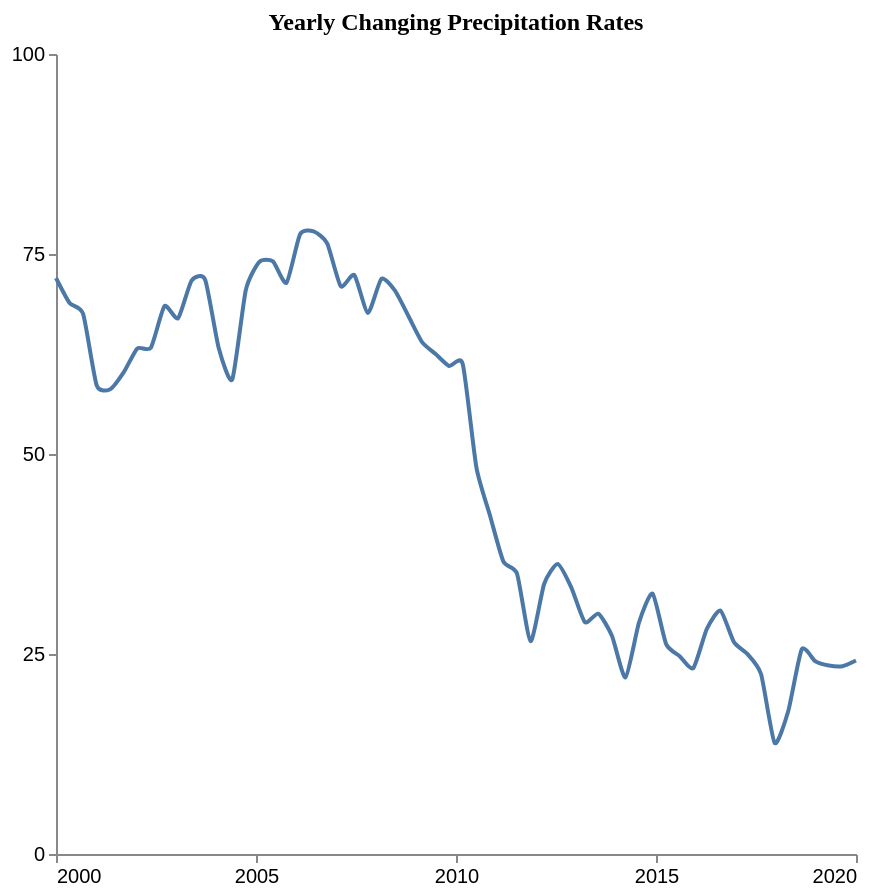

Express this chart as Vega-Lite.
### Vega-Lite specification from a JSON file in a GitHub repository (floating-point values rounded to 4 significant figures)
{"$schema": "https://vega.github.io/schema/vega-lite/v5.json", "description": "Pattern: uniform", "data": {"values": [{"X": 2000.0, "Y": 72.0}, {"X": 2000.0, "Y": 68.88}, {"X": 2001.0, "Y": 67.51}, {"X": 2001.0, "Y": 58.59}, {"X": 2001.0, "Y": 58.1}, {"X": 2002.0, "Y": 60.22}, {"X": 2002.0, "Y": 63.19}, {"X": 2002.0, "Y": 63.29}, {"X": 2003.0, "Y": 68.48}, {"X": 2003.0, "Y": 66.98}, {"X": 2003.0, "Y": 71.68}, {"X": 2004.0, "Y": 71.78}, {"X": 2004.0, "Y": 63.25}, {"X": 2004.0, "Y": 59.34}, {"X": 2005.0, "Y": 70.51}, {"X": 2005.0, "Y": 74.03}, {"X": 2005.0, "Y": 74.07}, {"X": 2006.0, "Y": 71.41}, {"X": 2006.0, "Y": 77.47}, {"X": 2006.0, "Y": 77.83}, {"X": 2007.0, "Y": 76.33}, {"X": 2007.0, "Y": 70.97}, {"X": 2007.0, "Y": 72.37}, {"X": 2008.0, "Y": 67.64}, {"X": 2008.0, "Y": 71.91}, {"X": 2008.0, "Y": 70.41}, {"X": 2009.0, "Y": 67.21}, {"X": 2009.0, "Y": 63.99}, {"X": 2009.0, "Y": 62.49}, {"X": 2010.0, "Y": 60.99}, {"X": 2010.0, "Y": 61.22}, {"X": 2011.0, "Y": 48.36}, {"X": 2011.0, "Y": 42.35}, {"X": 2011.0, "Y": 36.54}, {"X": 2012.0, "Y": 35.04}, {"X": 2012.0, "Y": 26.6}, {"X": 2012.0, "Y": 33.75}, {"X": 2013.0, "Y": 36.25}, {"X": 2013.0, "Y": 33.33}, {"X": 2013.0, "Y": 28.99}, {"X": 2014.0, "Y": 30.04}, {"X": 2014.0, "Y": 27.28}, {"X": 2014.0, "Y": 22.07}, {"X": 2015.0, "Y": 28.94}, {"X": 2015.0, "Y": 32.55}, {"X": 2015.0, "Y": 26.23}, {"X": 2016.0, "Y": 24.73}, {"X": 2016.0, "Y": 23.23}, {"X": 2016.0, "Y": 28.14}, {"X": 2017.0, "Y": 30.43}, {"X": 2017.0, "Y": 26.48}, {"X": 2017.0, "Y": 24.98}, {"X": 2018.0, "Y": 22.46}, {"X": 2018.0, "Y": 13.88}, {"X": 2018.0, "Y": 17.84}, {"X": 2019.0, "Y": 25.59}, {"X": 2019.0, "Y": 24.09}, {"X": 2019.0, "Y": 23.56}, {"X": 2020.0, "Y": 23.47}, {"X": 2020.0, "Y": 24.19}]}, "mark": {"type": "line", "interpolate": "cardinal", "tension": 0.4}, "encoding": {"x": {"field": "X", "type": "quantitative", "title": "", "axis": {"grid": false, "format": "d", "values": [2000, 2005, 2010, 2015, 2020], "tickSize": 4}, "scale": {"domain": [2000, 2020]}}, "y": {"field": "Y", "type": "quantitative", "title": "", "axis": {"grid": false, "format": "d", "values": [0, 25, 50, 75, 100], "tickSize": 4, "tickOpacity": 1}, "scale": {"domain": [0, 100]}}}, "title": {"text": "Yearly Changing Precipitation Rates", "anchor": "middle", "font": "Tahoma", "fontSize": 12}, "config": {"lineBreak": "^", "view": {"stroke": null}}, "height": 400, "width": 400, "autosize": "pad"}
